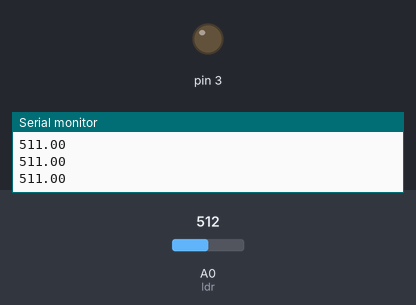
Bench run of a sketch on a simulated Arduino Uno, built with avr-gcc and run on an emulated ATmega328P. On the bench: output pins drawn as LEDs (lit = HIGH), the last lines printed to the serial monitor. The inputs (shaded band) are chosen by the test bench; at power-on: A0 (ldr) = 512.

Above: at 1.2 s.
1.3 s: A0 (ldr) set to 807
2.8 s: A0 (ldr) set to 841
At 4.1 s:
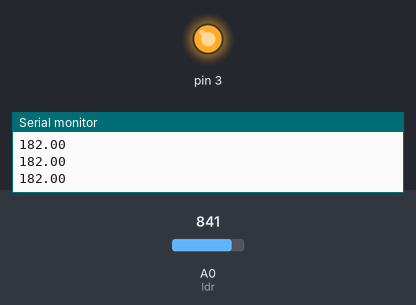
4.4 s: A0 (ldr) set to 716
At 5.7 s:
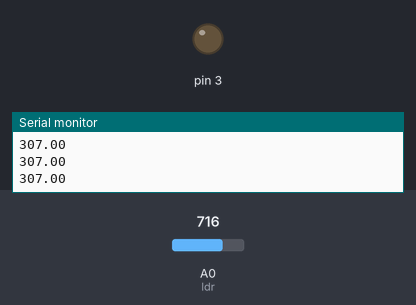
6.0 s: A0 (ldr) set to 900
At 7.4 s:
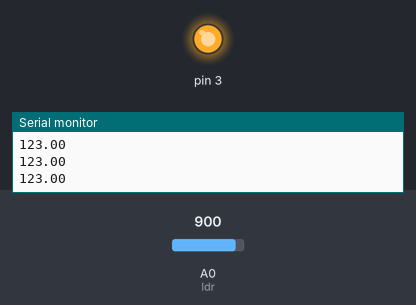
Timing chart, 0 to 8.6 s (numbered marks = the images above; inputs shaded):
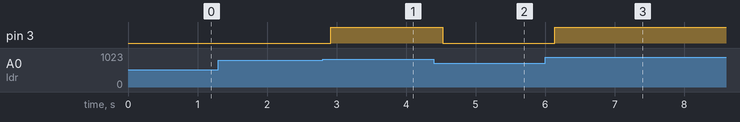

The sketch:

electric-automation.ino
```cpp
//Debadri Dutta's Code
const int ldr = A0;
float val=0;
void setup() {
  // put your setup code here, to run once:
pinMode(3,OUTPUT);
pinMode(ldr, INPUT);
digitalWrite(A0, HIGH);
Serial.begin(9600);
}

void loop() {
  // put your main code here, to run repeatedly:
val=1023-analogRead(ldr);
Serial.println(val);
delay(100);
if(val<200)
{
  digitalWrite(3,HIGH);
}
else
{
  digitalWrite(3,LOW);
}
}
```

Measured:
- the behaviour switches between 823 and 824 on A0 (ldr) (found by bisection; images 0 and 1)
- after the input at 2.8 s, pin 3: LOW → HIGH after 0.12 s
- after the input at 4.4 s, pin 3: HIGH → LOW after 0.13 s
- after the input at 6.0 s, pin 3: LOW → HIGH after 0.14 s
